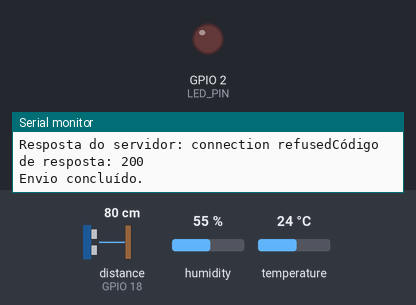
Bench run of a sketch on a simulated ESP32. Shown: output pins drawn as LEDs (lit = HIGH), the last lines printed to the serial monitor. Wiring (from diagram.json): ultrasonic range finder: trigger GPIO 5; echo GPIO 18. Inputs (shaded band) come from the test bench; at power-on: distance to the obstacle (sensor on GPIO 18) 80 cm, humidity 55 %, temperature 24 °C. The echo pulse lasts 58.3 µs per cm; WiFi joins after 1.5 s; servers stay silent unless stated; uploads are accepted with an empty reply; random numbers use the default seed unless the sketch sets one; pins used as bus, display or sensor lines are not drawn.

Above: at 2.7 s.
2.8 s: distance to the obstacle (sensor on GPIO 18) set to 267 cm
8.8 s: distance to the obstacle (sensor on GPIO 18) set to 277 cm
14.8 s: distance to the obstacle (sensor on GPIO 18) set to 237 cm
At 24.3 s:
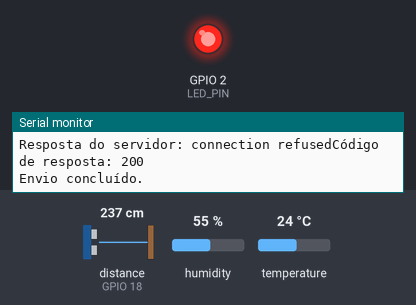
24.6 s: distance to the obstacle (sensor on GPIO 18) set to 227 cm
Timing chart, 0 to 30.1 s (numbered marks = the images above; inputs shaded):
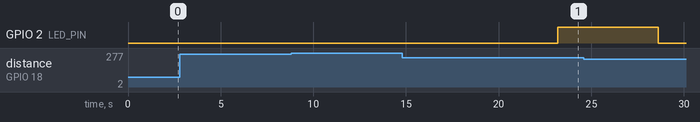

The sketch:

prog.ino
```cpp
#include <Arduino.h>
#include <DHT.h>
#include <Adafruit_Sensor.h>
#include <WiFi.h>
#include <HTTPClient.h>
#include <PubSubClient.h>

// Definição dos pinos
#define TRIG_PIN 5   // Pino Trigger do HC-SR04
#define ECHO_PIN 18  // Pino Echo do HC-SR04
#define DHT_PIN 4    // Pino do DHT22
#define DHT_TYPE DHT22
#define LED_PIN 2

// Inicializa os sensores
DHT dht(DHT_PIN, DHT_TYPE);
WiFiClient espClient;
PubSubClient client(espClient);

void setup() {
    Serial.begin(9600);
    Serial.println("Conectando com WIFI...");
    WiFi.begin("Wokwi-GUEST", "",6);
    while (WiFi.status() != WL_CONNECTED) {
        delay(100);
        Serial.println(".");
    }
    Serial.println("Conectado ao WIFI!");
    pinMode(TRIG_PIN, OUTPUT);
    pinMode(ECHO_PIN, INPUT);
    pinMode(LED_PIN, OUTPUT);
    dht.begin();
}

void loop() {
    // Medindo distância do HC-SR04
    digitalWrite(TRIG_PIN, LOW);
    delayMicroseconds(2);
    digitalWrite(TRIG_PIN, HIGH);
    delayMicroseconds(10);
    digitalWrite(TRIG_PIN, LOW);

    long duration = pulseIn(ECHO_PIN, HIGH);
    float distance_cm = (duration * 0.034 / 2) + (random(-10, 35) * 10); // Converte tempo de pulso para cm

    if (distance_cm > 550) {
        digitalWrite(LED_PIN, HIGH);
    } else {
        digitalWrite(LED_PIN, LOW);
    }

    // Leitura do DHT22
    int temperature = dht.readTemperature() + (random(-8, 8)/10);
    float humidity = dht.readHumidity() + random(0, 40);

    // Exibe os dados no monitor serial
    Serial.print("Nivel do Rio: ");
    Serial.print(distance_cm);
    Serial.println(" cm");

    Serial.print("Temperatura: ");
    Serial.print(temperature);
    Serial.println(" °C");

    Serial.print("Umidade: ");
    Serial.print(humidity);
    Serial.println(" %");

    Serial.print("LED: ");
    Serial.println(distance_cm > 550? "Risco de Inundação": "Nível Normal");

    Serial.println("-----------------------");

    String payload = "{\"Chuva_mm\": " + String(distance_cm) +
                     ", \"Umidade_%\": " + String(humidity) +
                     ", \"Temperatura_C\": " + String(temperature) +
                     ", \"Nivel_rio_m\": " + String(distance_cm / 100) + "}";

    client.publish("enchente/sensores", payload.c_str());

    // Envia os dados para a API Flask via HTTP POST
    if (WiFi.status() == WL_CONNECTED) {
        HTTPClient http;
        if (http.begin(espClient, "host.wokwi.internal", 5000, "/predict")) {
            http.addHeader("Content-Type", "application/json");
            String json = "{\"Chuva_mm\": " + String(distance_cm) +
                        ", \"Umidade_%\": " + String(humidity) +
                        ", \"Temperatura_C\": " + String(temperature) +
                        ", \"Nivel_rio_m\": " + String(distance_cm / 100) + "}";
            Serial.println("Preparando para enviar para a API...");
            Serial.println(json);
            int httpResponseCode = http.POST(json);
            Serial.print("Resposta do servidor: ");
            Serial.print(http.errorToString(httpResponseCode));
            Serial.print("Código de resposta: ");
            Serial.println(httpResponseCode);
            Serial.println("Envio concluído.");
            http.end();
        }
    }

    delay(5000);
}
```
